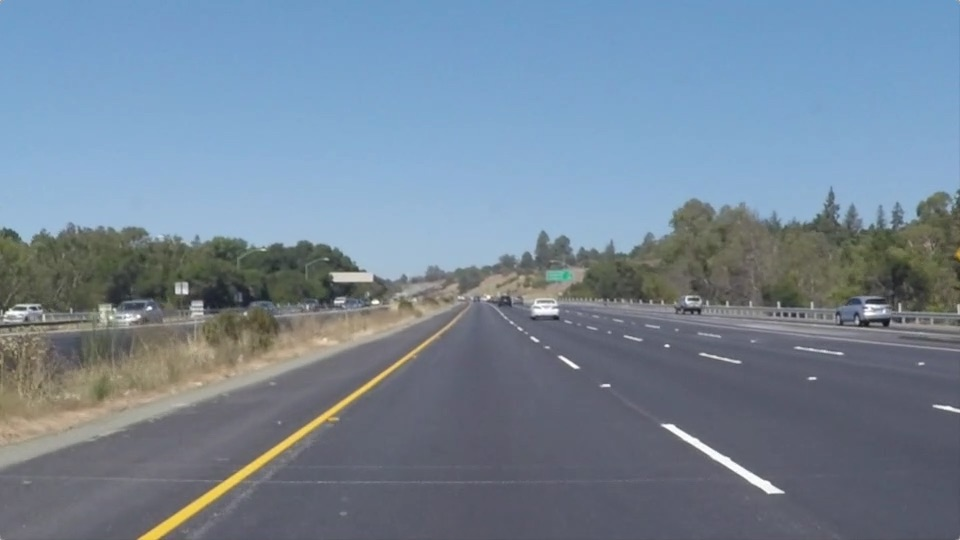
#> input picture solidYellowLeft.jpg, 960 x 540 px
$ python 'Lane lines Detection.py'
#> lines starting #> are read from the running program, lines starting #| are printed output that depends on the picture; after the words box and inside, x2 and y2 are one past the last pixel; in counts of white or black regions, pixels touching at a corner belong together; long printed decimals are rounded
import matplotlib.image as mpimg
import matplotlib.pyplot as plt
import numpy as np
import cv2
# import math
# from moviepy.editor import VideoFileClip
from IPython.display import HTML


def grayscale(img):
    gray = cv2.cvtColor(img, cv2.COLOR_RGB2GRAY)
    return gray


def gaussian_blur(img, kernel_size):
    return cv2.GaussianBlur(img, (kernel_size, kernel_size), 0)


def canny(img, low_threshold, high_threshold):
    return cv2.Canny(img, low_threshold, high_threshold)


def region_of_interest(img, dimensions):
    mask = np.zeros_like(img)
    # defining weather a 3 channel or 1 channel color to fill the mask with depending on the input image
    if len(img.shape) > 2:
        channel_count = img.shape[2]  # i.e. 3 or 4 depending on your image
        mask_color = (100,) * channel_count
    else:
        mask_color = 100
    mask = cv2.fillPoly(mask, dimensions, (100, 100, 100))
    masked_edges = cv2.bitwise_and(img, mask)
    return masked_edges


def draw_lines(img, lines):
    if lines is not None:
        for line in lines:
            x1, y1, x2, y2 = line.reshape(4)
            cv2.line(img, (x1, y1), (x2, y2), (0, 0, 255), thickness=10)
    return img


def hough_lines(img, rho, theta, threshold, min_line_len, max_line_gap):
    lines = cv2.HoughLinesP(img, rho, theta, threshold, np.array([]), minLineLength=min_line_len,
                            maxLineGap=max_line_gap)
    return lines


def weighted_img(img, initial_img, a, b, c):
    return cv2.addWeighted(initial_img, a, img, b, c)


def make_coordinates(img, line_parameters):
    slope = line_parameters[0]
    intercept = line_parameters[1]
    y1 = img.shape[0]
    y2 = int(y1 * 3 / 5)
    x1 = int((y1 - intercept) / slope)
    x2 = int((y2 - intercept) / slope)
    return np.array([x1, y1, x2, y2])


def average_slope_intercept(img, lines):
    left_fit = []
    right_fit = []
    for line in lines:
        x1, y1, x2, y2 = line.reshape(4)
        parameters = np.polyfit((x1, x2), (y1, y2), 1)
        slope = parameters[0]
        intersect = parameters[1]
        if slope < 0:
            left_fit.append((slope, intersect))
        elif slope > 0:
            right_fit.append((slope, intersect))
        print(slope, "-", intersect)
    left_fit_average = np.average(left_fit, axis=0)
    right_fit_average = np.average(right_fit, axis=0)
    left_line = make_coordinates(img, left_fit_average)
    right_line = make_coordinates(img, right_fit_average)
    return np.array([left_line, right_line])


# converting image to an array of numbers
image = mpimg.imread('solidYellowLeft.jpg')
#> image is the input picture: shape (540, 960, 3); mean R, G, B 116.5, 133.6, 150.8
img_copy = np.copy(image)
gray_img = grayscale(img_copy)
blur_img = gaussian_blur(gray_img, 5)
canny_img = canny(blur_img, 50, 150)
#> in canny, `return cv2.Canny(img, low_threshold, high_threshold)`: returned value: shape (540, 960); 1.7% white in thin lines or dots, all inside (x1, y1, x2, y2) = (0, 186, 960, 540)
im_shape = image.shape
#> im_shape = (540, 960, 3)
vertices = np.array([[(100, 560), (480, 310), (900, 560)]], dtype=np.int32)
region_image = region_of_interest(canny_img, vertices)
#> in region_of_interest, `masked_edges = cv2.bitwise_and(img, mask)`:
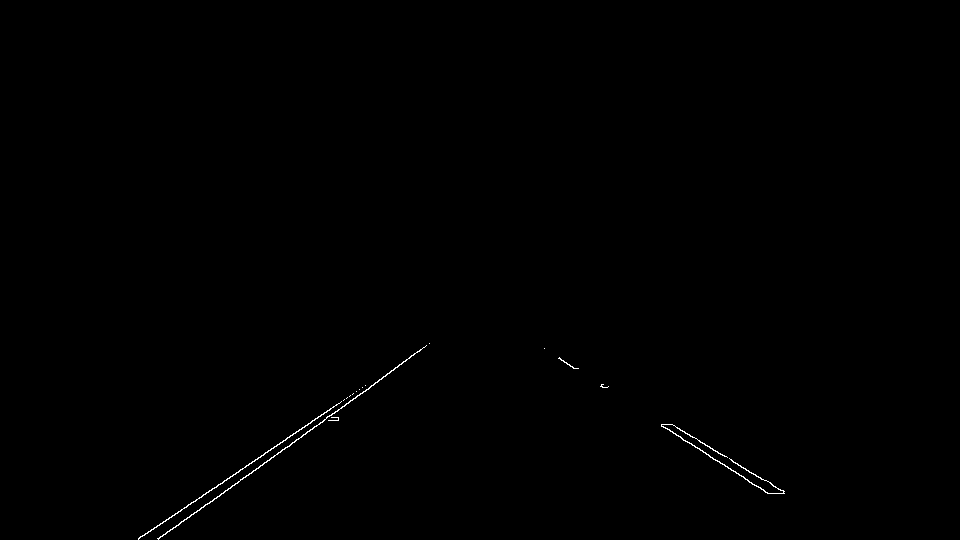
#> masked_edges: shape (540, 960); values 0 (black) and 100 (white), 0.24% white in thin lines or dots, all inside (x1, y1, x2, y2) = (138, 343, 785, 540)
hough_lines_ = hough_lines(region_image, 2, np.pi / 180, 15, 40, 20)
#> in hough_lines, `lines = cv2.HoughLinesP(img, rho, theta, threshold, np.array([]), minL..`: lines = [[138, 539, 339, 403], [158, 539, 429, 343], [661, 425, 765, 492], [671, 424, 784, 491], [159, 538, 246, 475], [680, 436, 727, 467], [240, 469, 341, 401], [733, 462, 780, 490], [344, 406, 414, 354], [269, 460, 315, 426], [143, 535, 191, 502]]
#> hough_lines_ has the same summary as lines in hough_lines
line_img = np.zeros((image.shape[0], image.shape[1], 3), dtype=np.uint8)
hough_lines_image = draw_lines(line_img, hough_lines_)
#> the loop in draw_lines, `for line in lines:` made 11 passes
average_image = average_slope_intercept(img_copy, hough_lines_)
#> the loop in average_slope_intercept, `for line in lines:` made 11 passes
#> (x1, y1, x2, y2, slope, intersect) on passes 1 to 11: (138, 539, 339, 403, -0.677, 632.4), (158, 539, 429, 343, -0.723, 653.3), (661, 425, 765, 492, 0.644, -0.837), (671, 424, 784, 491, 0.593, 26.15), (159, 538, 246, 475, -0.724, 653.1), (680, 436, 727, 467, 0.66, -12.51), (240, 469, 341, 401, -0.673, 630.6), (733, 462, 780, 490, 0.596, 25.32), (344, 406, 414, 354, -0.743, 661.5), (269, 460, 315, 426, -0.739, 658.8), (143, 535, 191, 502, -0.688, 633.3)
#| -0.6766 - 632.373
#| -0.7232 - 653.273
#| 0.6442 - -0.8365
#| 0.5929 - 26.150
#| -0.7241 - 653.138
#| 0.6596 - -12.511
#| -0.6733 - 630.584
#| 0.5957 - 25.319
#> (further printed lines are left out)
#> after the loop in average_slope_intercept, `for line in lines:`: left_fit = [(-0.677, 632.4), (-0.723, 653.3), (-0.724, 653.1), (-0.673, 630.6), (-0.743, 661.5), (-0.739, 658.8), (-0.688, 633.3)]; right_fit = [(0.644, -0.837), (0.593, 26.15), (0.66, -12.51), (0.596, 25.32)]
#> in average_slope_intercept, `left_fit_average = np.average(left_fit, axis=0)`: left_fit_average = [-0.71, 646.1]
#> in average_slope_intercept, `right_fit_average = np.average(right_fit, axis=0)`: right_fit_average = [0.623, 9.53]
#> in make_coordinates, `slope = line_parameters[0]`: slope = -0.71
#> in make_coordinates, `intercept = line_parameters[1]`: intercept = 646.1
#> in make_coordinates, `x1 = int((y1 - intercept) / slope)`: x1 = 149
#> in make_coordinates, `x2 = int((y2 - intercept) / slope)`: x2 = 454
#> in average_slope_intercept, `left_line = make_coordinates(img, left_fit_average)`: left_line = [149, 540, 454, 324]
#> in average_slope_intercept, `right_line = make_coordinates(img, right_fit_average)`: right_line = [851, 540, 504, 324]
#> average_image = [[149, 540, 454, 324], [851, 540, 504, 324]]
final_average_image = draw_lines(img_copy, average_image)
#> the loop in draw_lines (call 2), `for line in lines:` made 2 passes
#> after the loop in draw_lines (call 2), `for line in lines:`: img: shape (540, 960, 3); 1.69% of pixels changed, all inside (x1, y1, x2, y2) = (145, 319, 856, 540)
Weighted_image = weighted_img(final_average_image, image, 0.4, 0.8, 1)
plt.imshow(region_image)
#> (this line was passed over: IPython is not available in this run)
# plt.show()
# mpimg.im_save('Solid_white_right-after.jpg', Weighted_image)

cap = cv2.VideoCapture('solidWhiteRight.mp4')
while cap.isOpened():
    video_frames = cap.read()
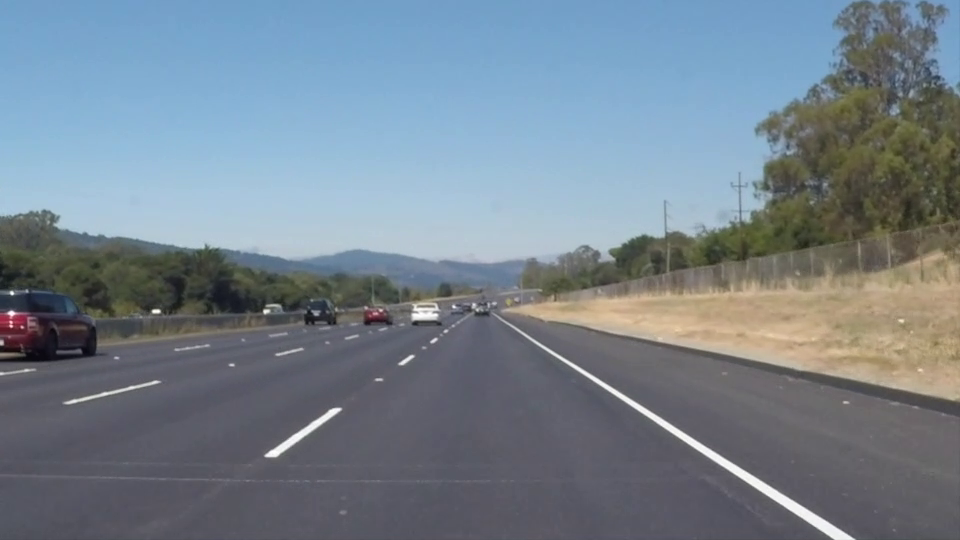
#> input picture frame 22 of solidWhiteRight.mp4, 960 x 540 px
    frame = video_frames[1]
#> frame is the input picture: shape (540, 960, 3); mean B, G, R 141.9, 130.7, 117.7
    img_copy = np.copy(frame)
    gray_img = grayscale(img_copy)
#> in grayscale (call 2), `gray = cv2.cvtColor(img, cv2.COLOR_RGB2GRAY)`:
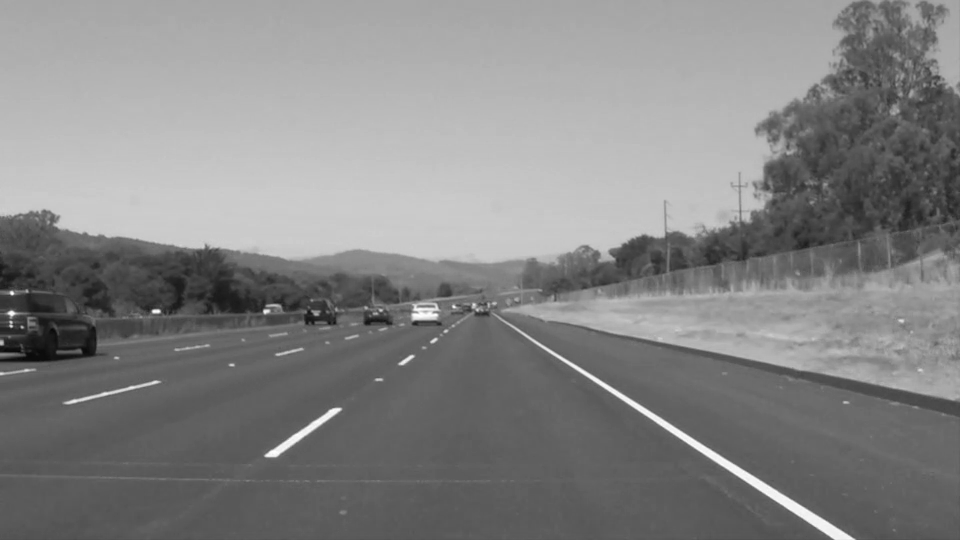
#> gray: shape (540, 960); min 6, max 255, mean 132.6
    blur_img = gaussian_blur(gray_img, 5)
    canny_img = canny(blur_img, 50, 150)
#> in canny (call 2), `return cv2.Canny(img, low_threshold, high_threshold)`: returned value: shape (540, 960); 1.6% white in thin lines or dots
    im_shape = frame.shape
    vertices = np.array([[(100, 560), (480, 310), (900, 560)]], dtype=np.int32)
    region_image = region_of_interest(canny_img, vertices)
#> in region_of_interest (call 2), `mask = cv2.fillPoly(mask, dimensions, (100, 100, 100))`: mask: shape (540, 960); values 0 (black) and 100 (white), 16.4% white; 1 white region, box (x1, y1, x2, y2) and area: (131, 310, 866, 540) 84778
#> in region_of_interest (call 2), `masked_edges = cv2.bitwise_and(img, mask)`:
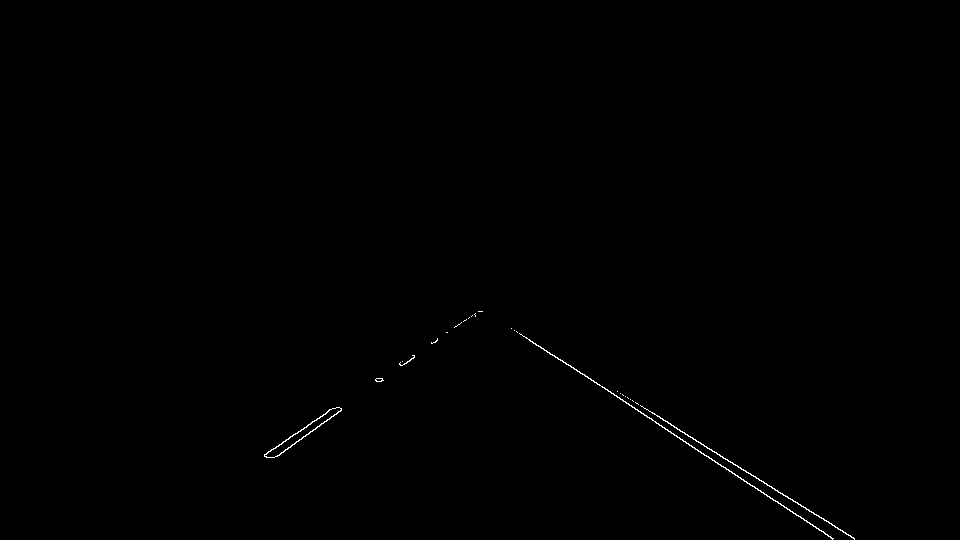
#> masked_edges: shape (540, 960); values 0 (black) and 100 (white), 0.23% white in thin lines or dots, all inside (x1, y1, x2, y2) = (264, 311, 855, 540)
    hough_lines_ = hough_lines(region_image, 1, np.pi / 180, 25, 20, 20)
#> hough_lines_ = [[617, 391, 854, 539], [511, 328, 833, 538], [516, 331, 679, 437], [677, 437, 832, 538], [264, 454, 336, 407], [277, 456, 341, 410], [274, 457, 341, 409], [264, 455, 292, 436], [377, 381, 478, 311], [311, 422, 333, 408]]
    line_img = np.zeros((frame.shape[0], frame.shape[1], 3), dtype=np.uint8)
    hough_lines_image = draw_lines(line_img, hough_lines_)
#> the loop in draw_lines (call 3), `for line in lines:` made 10 passes
#> after the loop in draw_lines (call 3), `for line in lines:`:
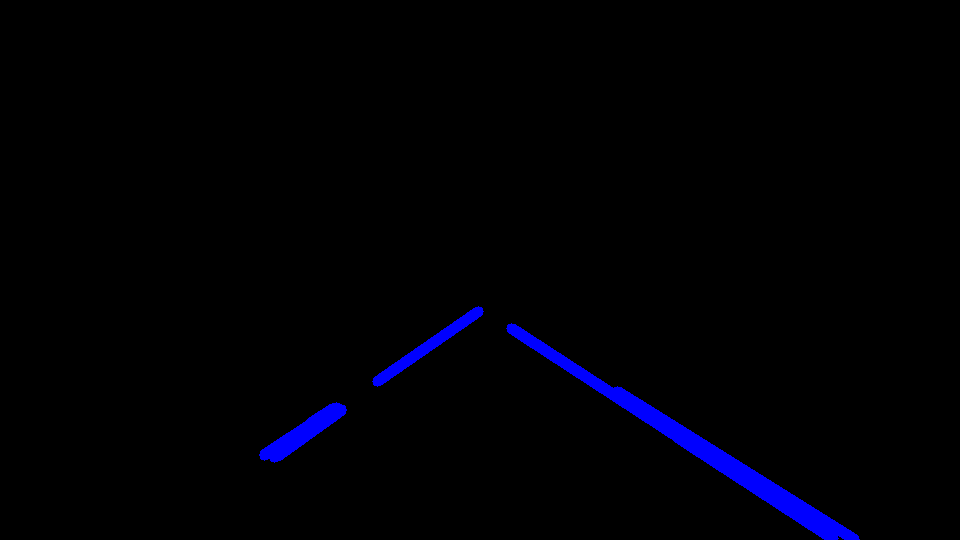
#> img: shape (540, 960, 3); mean R, G, B 0, 0, 4.8
    average_image = average_slope_intercept(img_copy, hough_lines_)
#> the loop in average_slope_intercept (call 2), `for line in lines:` made 10 passes
#> (x1, y1, x2, y2, slope, intersect) on passes 1 to 10: (617, 391, 854, 539, 0.624, 5.7), (511, 328, 833, 538, 0.652, -5.26), (516, 331, 679, 437, 0.65, -4.56), (677, 437, 832, 538, 0.652, -4.14), (264, 454, 336, 407, -0.653, 626.3), (277, 456, 341, 410, -0.719, 655.1), (274, 457, 341, 409, -0.716, 653.3), (264, 455, 292, 436, -0.679, 634.1), (377, 381, 478, 311, -0.693, 642.3), (311, 422, 333, 408, -0.636, 619.9)
#| 0.6245 - 5.700
#| 0.6522 - -5.261
#| 0.6503 - -4.558
#| 0.6516 - -4.142
#| -0.6528 - 626.333
#| -0.7187 - 655.094
#| -0.7164 - 653.299
#| -0.6786 - 634.143
#> (further printed lines are left out)
#> average_image = [[144, 540, 460, 324], [840, 540, 505, 324]]
    final_average_image = draw_lines(img_copy, average_image)
#> the loop in draw_lines (call 4), `for line in lines:` made 2 passes
#> after the loop in draw_lines (call 4), `for line in lines:`:
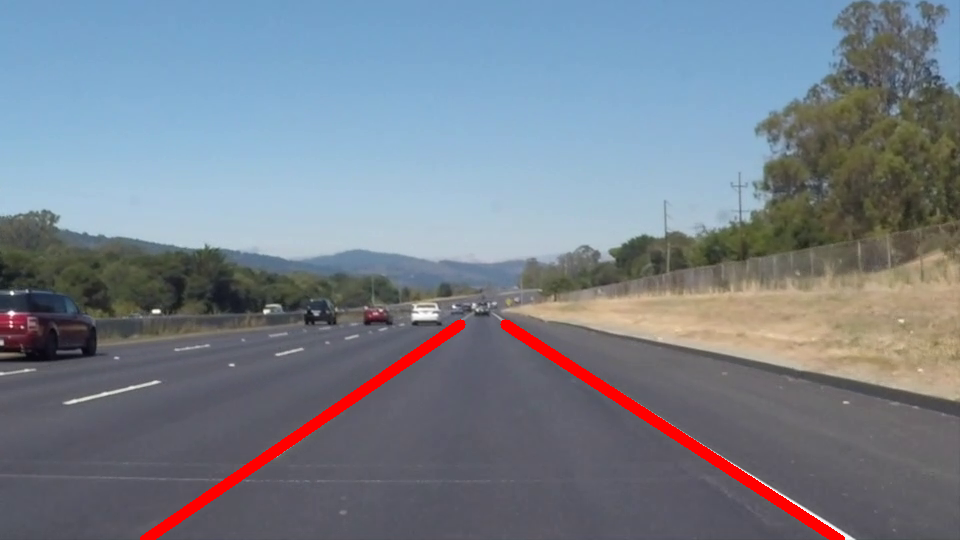
#> img: shape (540, 960, 3); 1.68% of pixels changed, all inside (x1, y1, x2, y2) = (140, 319, 845, 540)
    Weighted_image = weighted_img(final_average_image, frame, 0.4, 0.8, 1)
#> call 2 of weighted_img, with a = 0.4, b = 0.8, c = 1
#> in weighted_img (call 2), `return cv2.addWeighted(initial_img, a, img, b, c)`:
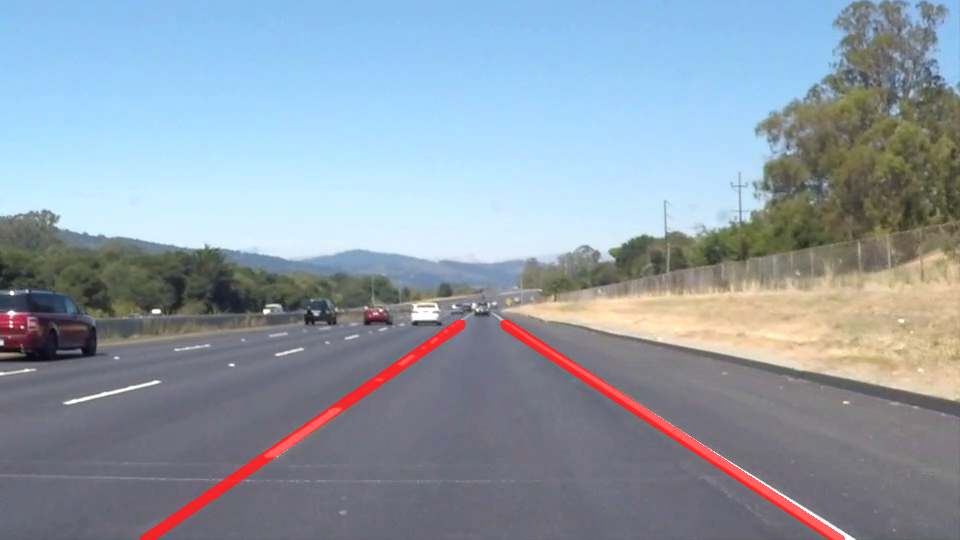
#> returned value: shape (540, 960, 3); mean of channels 0, 1, 2 168.4, 155.8, 143.4; drawn as B, G, R
    cv2.imshow("result", Weighted_image)
    cv2.waitKey(40)
    # plt.show()
